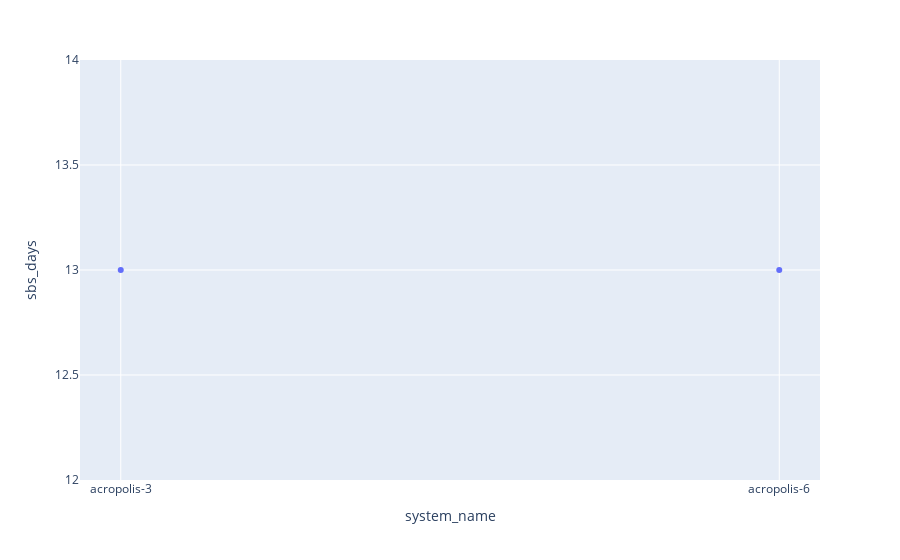

The code cell stored with this chart in its notebook:
### Code cell
# 144 * 10 minute intervals in 1 day - 3 * 10 min intervals in one calibration
# 24* 1h interval in 1 day

df_plot = df.sort("datetime") \
    .group_by(["system_name", "system_id"]) \
    .agg((pl.col("gmp343_corrected").count() / 24).cast(int).alias("sbs_days")) \
    .join(df_sbs, on="system_id") \
    .drop("^.*_right$") \
    .sort("system_id")

fig = px.scatter(df_plot, x="system_name", y="sbs_days")
fig.show()

### Figure 1 — Plotly figure (JSON) as saved in the notebook; plotly's stock layout.template omitted (floating-point values rounded to 4 significant figures)
{"data": [{"hovertemplate": "system_name=%{x}<br>sbs_days=%{y}<extra></extra>", "legendgroup": "", "marker": {"color": "#636efa", "symbol": "circle"}, "mode": "markers", "name": "", "orientation": "v", "showlegend": false, "type": "scatter", "x": ["acropolis-3", "acropolis-6"], "xaxis": "x", "y": [13, 13], "yaxis": "y"}], "layout": {"legend": {"tracegroupgap": 0}, "margin": {"t": 60}, "xaxis": {"anchor": "y", "domain": [0, 1], "title": {"text": "system_name"}}, "yaxis": {"anchor": "x", "domain": [0, 1], "title": {"text": "sbs_days"}}}}
